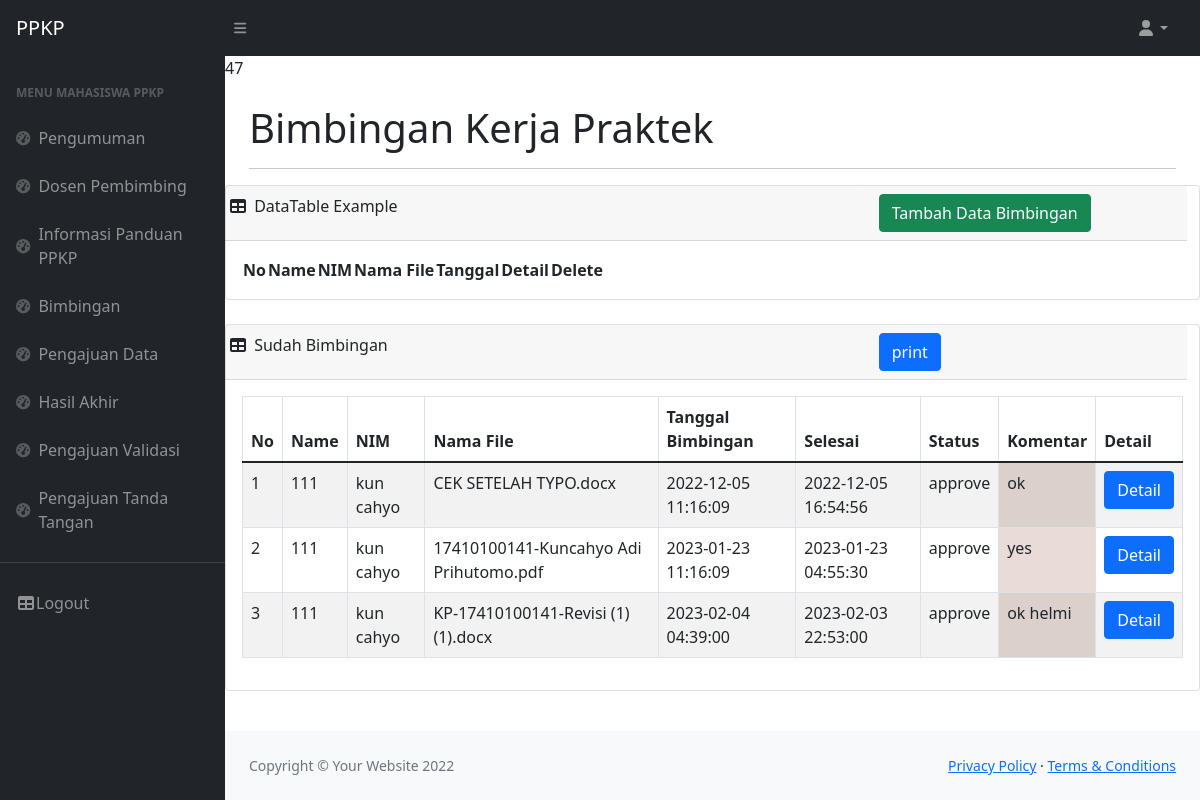
The app's page /Bimbingan.php (signed in) with its own data.
### tables this page shows
CREATE TABLE `bimbingan` (
  `id` bigint(20) UNSIGNED NOT NULL,
  `id_mahasiswa` int(11) NOT NULL,
  `id_dosen` int(11) NOT NULL,
  `nim` bigint(20) NOT NULL,
  `namalengkap` varchar(255) NOT NULL,
  `namafile` varchar(255) NOT NULL,
  `tanggal_bimbingan` datetime DEFAULT NULL,
  `waktu_selesai` datetime DEFAULT current_timestamp(),
  `status` varchar(50) NOT NULL,
  `komentar` text NOT NULL
);

### Bimbingan.php (the view, shortened to what this page needs)
<!DOCTYPE html>
<html lang="en">
    <head>
        <link href="https://cdn.jsdelivr.net/npm/simple-datatables@latest/dist/style.css" rel="stylesheet" />
        <link href="css/styles.css" rel="stylesheet" />
        <link href="vendor/fontawesome-free/css/all.min.css" rel="stylesheet" type="text/css">
    </head>
    <body class="sb-nav-fixed">
    <?php
        require('_partial/navbar.php');
            require('_partial/sidebar.php');
            $id_user=$_SESSION['id'];
            echo $id_user;
            $sqlawal= mysqli_query($koneksi,"select * from mahasiswa_kp where id_user=$id_user and status_dosen='approve'");
            $cek = mysqli_num_rows($sqlawal);
            if($cek > 0){
            ?>
                <main>
                    <div class="container-fluid px-4">
                        <h1 class="mt-4">Bimbingan Kerja Praktek</h1>
                        <hr>
                    </div>
                    <div class="card mb-4">
                        <div class="row col-md-12">
                            <div class="card-header col-md-8">
                                <i class="fas fa-table me-1"></i>
                                DataTable Example
                            </div>
                            <div class="card-header col-md-4">
                            <a class="btn btn-success" data-toggle="modal" data-target="#exampleModal1">Tambah Data Bimbingan</a>
                            </div>
                        </div>
                            <div class="card-body">
                                <table id="datatablesSimple">
                                    <thead>
                                        <tr>
                                            <th>No</th>
                                            <th>Name</th>
                                            <th>NIM</th>
                                            <th>Nama File</th>
                                            <th>Tanggal</th>
                                            <th>Detail</th>
                                            <th>Delete</th>
                                        </tr>
                                    </thead>
                                </table>
                            </div>
                        </div>
                        <div class="card mb-4">
                        <div class="row col-md-12">
                            <div class="card-header col-md-8">
                                <i class="fas fa-table me-1"></i>
                                Sudah Bimbingan
                            </div>
                            <div class="card-header col-md-4">
                                <a class="btn btn-primary" href="report-bimbingan.php?id=<?php echo $id_user;?>">print</a>
                            </div>
                        </div>
                            <div class="card-body">
                                <table id="datatablesSimple" class="display table table-striped table-bordered">
                                    <thead>
                                        <tr>
                                            <th>No</th>
                                            <th>Name</th>
                                            <th>NIM</th>
                                            <th>Nama File</th>
                                            <th>Tanggal Bimbingan</th>
                                            <th>Selesai</th>
                                            <th>Status</th>
                                            <th>Komentar</th>
                                            <th>Detail</th>
                                        </tr>
                                    </thead>
                                    <tbody>
                                    <?php
                       $no=1;
                          $sql = "Select * from bimbingan where id_mahasiswa=$id_user and status='approve'";
                          $query = mysqli_query($koneksi, $sql);
                             while ($row = mysqli_fetch_array($query))
                                {
                                 ?>
                                  <tr>
                                    <td><?php echo $no++;?></td>
                                    <td><?php echo $row['nim'];?></td>
                                    <td><?php echo $row['namalengkap'];?></td>
                                    <td><?php echo $row['namafile'];?></td>
                                    <td><?php echo $row['tanggal_bimbingan'];?></td>
                                    <td><?php echo $row['waktu_selesai'];?></td>
                                    <td><?php echo $row['status'];?></td>
                                    <td style="background-color:#E8DBD8 ;"><?php echo $row['komentar'];?></td>
                                    <td><a class="btn btn-primary" href="view/detail-bimbingan.php?nama=<?php echo $row['namafile'];?>">Detail</a></td>
                                  </tr>
                          <?php
                            }
                            ?>
                                    </tbody>
                                </table>
                            </div>
                        </div>
                </main>
            <?php
            }
                require('_partial/footer.php')
                ?>
    </body>
</html>

### records on screen
bimbingan: nim "111", namalengkap "kun cahyo", namafile "CEK SETELAH TYPO.docx", tanggal_bimbingan "2022-12-05 11:16:09", waktu_selesai "2022-12-05 16:54:56", status "approve", komentar "ok"
bimbingan: nim "111", namalengkap "kun cahyo", namafile "17410100141-Kuncahyo Adi Prihutomo.pdf", tanggal_bimbingan "2023-01-23 11:16:09", waktu_selesai "2023-01-23 04:55:30", status "approve", komentar "yes"
bimbingan: nim "111", namalengkap "kun cahyo", namafile "KP-17410100141-Revisi (1) (1).docx", tanggal_bimbingan "2023-02-04 04:39:00", waktu_selesai "2023-02-03 22:53:00", status "approve", komentar "ok helmi"

### other values on screen
$id_user "47"
